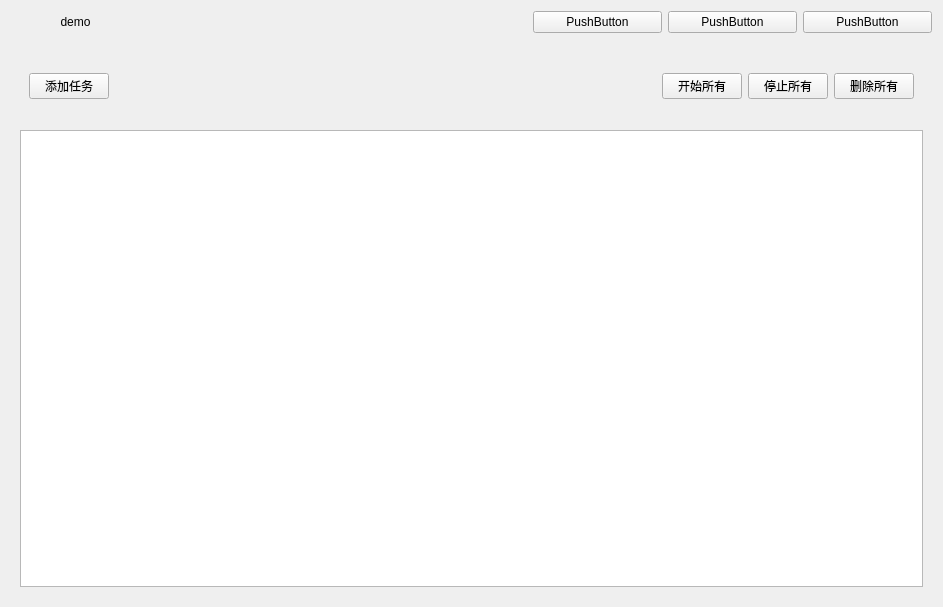
<?xml version="1.0" encoding="UTF-8"?>
<ui version="4.0">
 <class>Form</class>
 <widget class="QWidget" name="Form">
  <property name="geometry">
   <rect>
    <x>0</x>
    <y>0</y>
    <width>943</width>
    <height>607</height>
   </rect>
  </property>
  <property name="windowTitle">
   <string>Form</string>
  </property>
  <layout class="QVBoxLayout" name="verticalLayout_2">
   <item>
    <layout class="QHBoxLayout" name="horizontalLayout" stretch="1,3,1,1,1">
     <item>
      <widget class="QLabel" name="showlabel">
       <property name="text">
        <string>demo</string>
       </property>
       <property name="alignment">
        <set>Qt::AlignCenter</set>
       </property>
      </widget>
     </item>
     <item>
      <spacer name="horizontalSpacer">
       <property name="orientation">
        <enum>Qt::Horizontal</enum>
       </property>
       <property name="sizeHint" stdset="0">
        <size>
         <width>40</width>
         <height>20</height>
        </size>
       </property>
      </spacer>
     </item>
     <item>
      <widget class="QPushButton" name="settingButton">
       <property name="text">
        <string>PushButton</string>
       </property>
      </widget>
     </item>
     <item>
      <widget class="QPushButton" name="minButton">
       <property name="text">
        <string>PushButton</string>
       </property>
      </widget>
     </item>
     <item>
      <widget class="QPushButton" name="closeButton">
       <property name="text">
        <string>PushButton</string>
       </property>
      </widget>
     </item>
    </layout>
   </item>
   <item>
    <widget class="QWidget" name="widget" native="true">
     <layout class="QVBoxLayout" name="verticalLayout" stretch="1,6">
      <item>
       <widget class="QWidget" name="widget_2" native="true">
        <layout class="QHBoxLayout" name="horizontalLayout_2">
         <item>
          <widget class="QPushButton" name="pushButton_4">
           <property name="text">
            <string>添加任务</string>
           </property>
          </widget>
         </item>
         <item>
          <spacer name="horizontalSpacer_2">
           <property name="orientation">
            <enum>Qt::Horizontal</enum>
           </property>
           <property name="sizeHint" stdset="0">
            <size>
             <width>40</width>
             <height>20</height>
            </size>
           </property>
          </spacer>
         </item>
         <item>
          <widget class="QPushButton" name="pushButton">
           <property name="text">
            <string>开始所有</string>
           </property>
          </widget>
         </item>
         <item>
          <widget class="QPushButton" name="pushButton_2">
           <property name="text">
            <string>停止所有</string>
           </property>
          </widget>
         </item>
         <item>
          <widget class="QPushButton" name="pushButton_3">
           <property name="text">
            <string>删除所有</string>
           </property>
          </widget>
         </item>
        </layout>
       </widget>
      </item>
      <item>
       <widget class="QListView" name="listView"/>
      </item>
     </layout>
    </widget>
   </item>
  </layout>
 </widget>
 <resources/>
 <connections/>
</ui>
